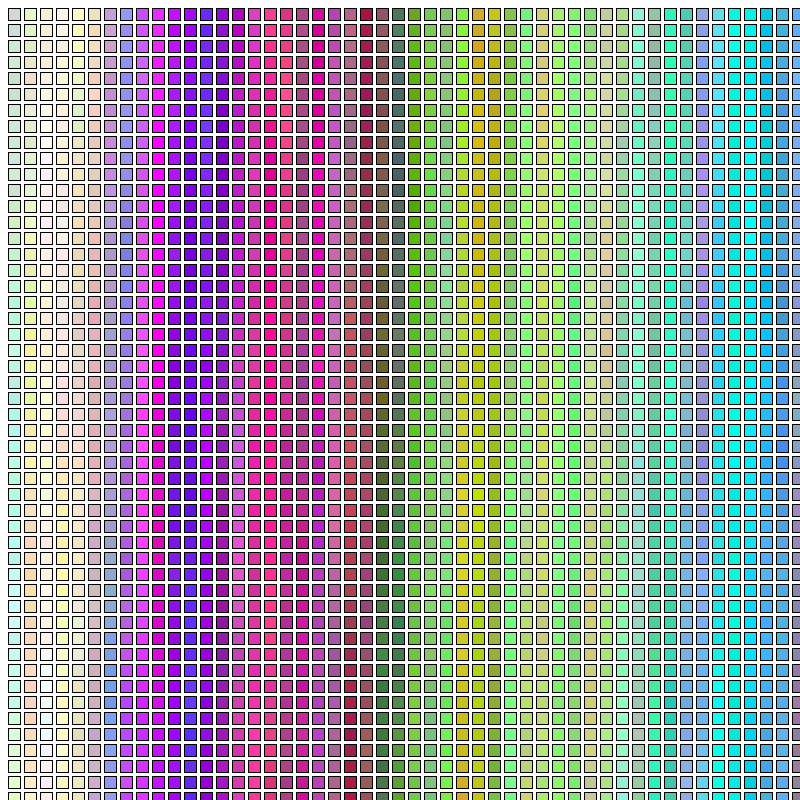
Frame 1 (no input)
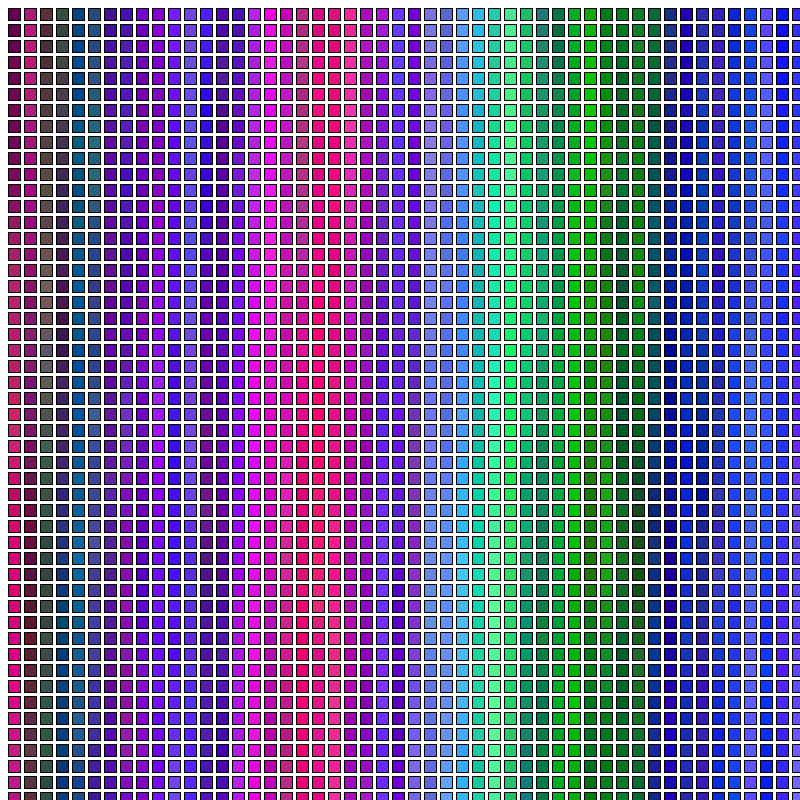
Frame 60 (the mouse pressed at the canvas centre just before this capture)
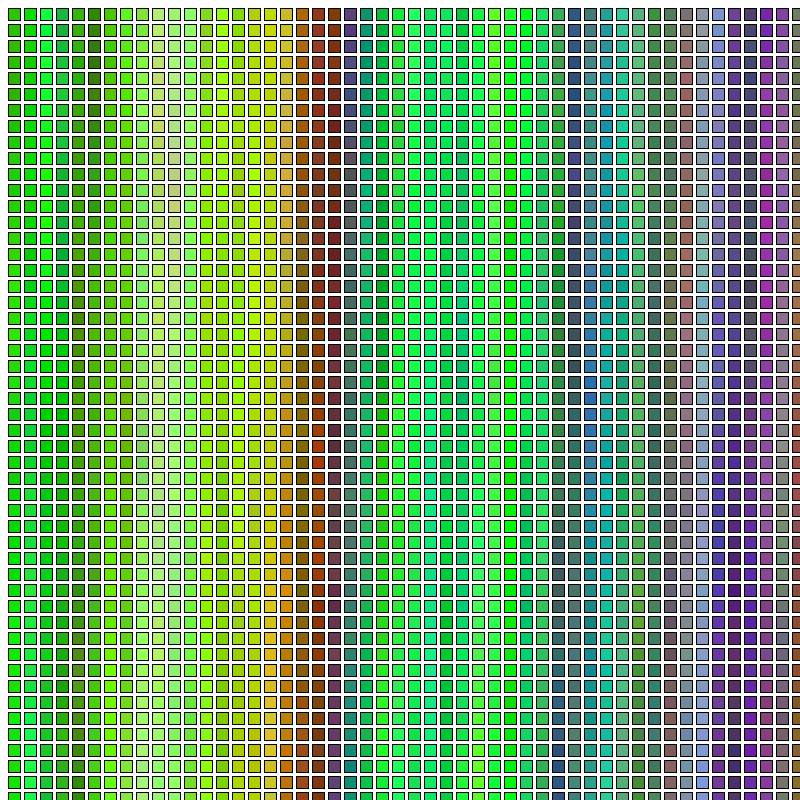
Frame 120 (the mouse held since frame 60 and released just before this capture)

The Processing sketch that drew these frames (run headless with seeded random() and noise(); from frame 60 on, the mouse is pressed at the canvas centre):

// Processing sketch: B_lotsofsquares
// ── B_lotsofsquares.pde

int cols = 50;
int rows = 50;

float red, green, blue;

void setup()
{
  size(800, 800);
  frameRate(15); 

  red = random(0, 255);
  green = random(0, 255);
  blue = random(0, 255);

  drawEverything();
}

void draw()
{
  drawEverything();
}

void keyPressed()
{
  drawEverything();
}

void drawEverything()
{
  background(255);

  float xstep = width/cols;
  float ystep = height/rows;

  for (int i =0; i<cols; i++)
  {
    for (int j =0; j<rows; j++)
    {
      fill(red, green, blue);
      rect(i*xstep+xstep/2, j*ystep+ystep/2, xstep*0.8, ystep*0.8);
      //println("column: " + i + " row: " + j);
      red = clamp(red+random(-10, 10), 0, 255);
      green = clamp(green+random(-10, 10), 0, 255);
      blue = clamp(blue+random(-10, 10), 0, 255);
    }
  }
}

// this function keeps things in range
float clamp(float thingie, float themin, float themax)
{
  // this fixes it if i screw up and make themin higher than themax:
  float realmin = min(themin, themax);
  float realmax = max(themin, themax);
  // figure it out:
  thingie = min(thingie, realmax);
  thingie = max(thingie, realmin);
  return(thingie);
}
